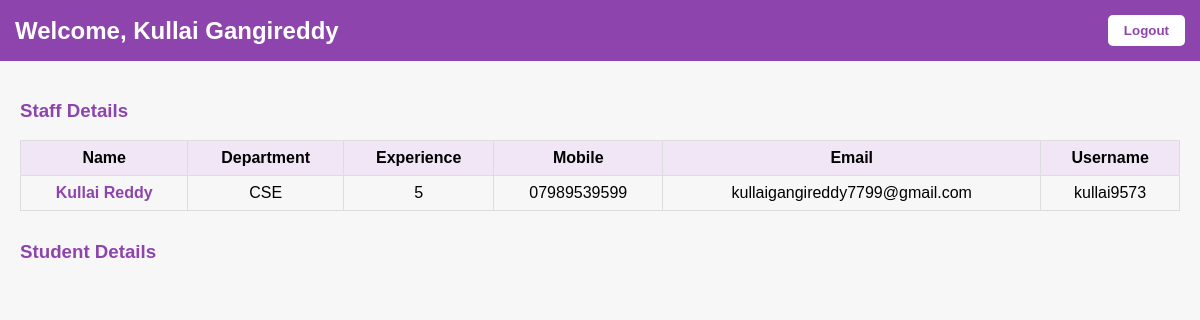
The page /admin_dashboard (signed in) on the database its author committed.
### tables this page shows
CREATE TABLE staff (
            id INTEGER PRIMARY KEY AUTOINCREMENT,
            name TEXT,
            dob TEXT,
            department TEXT,
            experience INTEGER,
            mobile TEXT,
            email TEXT UNIQUE,
            username TEXT UNIQUE,
            password TEXT,
            photo_url TEXT
        );

### app.py (the view)
@app.route('/admin_dashboard')
def admin_dashboard():
    if 'admin_name' not in session:
        flash('❌ Please log in first.', 'error')
        return redirect(url_for('admin_login'))
    admin_name = session['admin_name']
    with sqlite3.connect('database.db') as conn:
        cursor = conn.cursor()
        cursor.execute('SELECT * FROM staff')
        staff_list = cursor.fetchall()
    return render_template('admin_dashboard.html', admin_name=admin_name, staff_list=staff_list)

### templates/admin_dashboard.html (shortened to what this page needs)
<!DOCTYPE html>
<html lang="en">
<head>
</head>
<body>
    <header>
        <h2>Welcome, {{ admin_name }}</h2>
        <form action="{{ url_for('logout') }}" method="get">
            <button type="submit" class="logout-btn">Logout</button>
        </form>
    </header>
    <div class="content">
        <h3>Staff Details</h3>
        <table>
            <tr>
                <th>Name</th>
                <th>Department</th>
                <th>Experience</th>
                <th>Mobile</th>
                <th>Email</th>
                <th>Username</th>
            </tr>
            {% for staff in staff_list %}
            <tr>
                <td><a href="#" class="staff-link" data-staff-id="{{ staff[0] }}">{{ staff[1] }}</a></td>
                <td>{{ staff[3] }}</td>
                <td>{{ staff[4] }}</td>
                <td>{{ staff[5] }}</td>
                <td>{{ staff[6] }}</td>
                <td>{{ staff[7] }}</td>
            </tr>
            {% endfor %}
        </table>
        <div id="student-details-section">
            <h3>Student Details</h3>
        </div>
    </div>
</body>
</html>

### templates/admin_dashboard.html (style rules this page uses)
body { font-family: Arial, sans-serif; margin: 0; background: #f7f7f7; }
header { background: #8e44ad; color: white; display: flex; justify-content: space-between; align-items: center; padding: 15px; }
h2 { margin: 0; }
.logout-btn { background: white; color: #8e44ad; border: none; padding: 8px 16px; border-radius: 5px; cursor: pointer; font-weight: bold; }
.content { padding: 20px; }
h3 { color: #8e44ad; }
table { width: 100%; border-collapse: collapse; margin-bottom: 30px; }
table, th, td { border: 1px solid #ddd; }
th, td { padding: 8px; text-align: center; }
th { background: #f0e6f6; }
a { color: #8e44ad; text-decoration: none; font-weight: bold; }

### rows shown on the page
staff: name "Kullai Reddy", department "CSE", experience "5", mobile "07989539599", email "kullaigangireddy7799@gmail.com", username "kullai9573"

### other values the page prints
{{ admin_name }} "Kullai Gangireddy"
